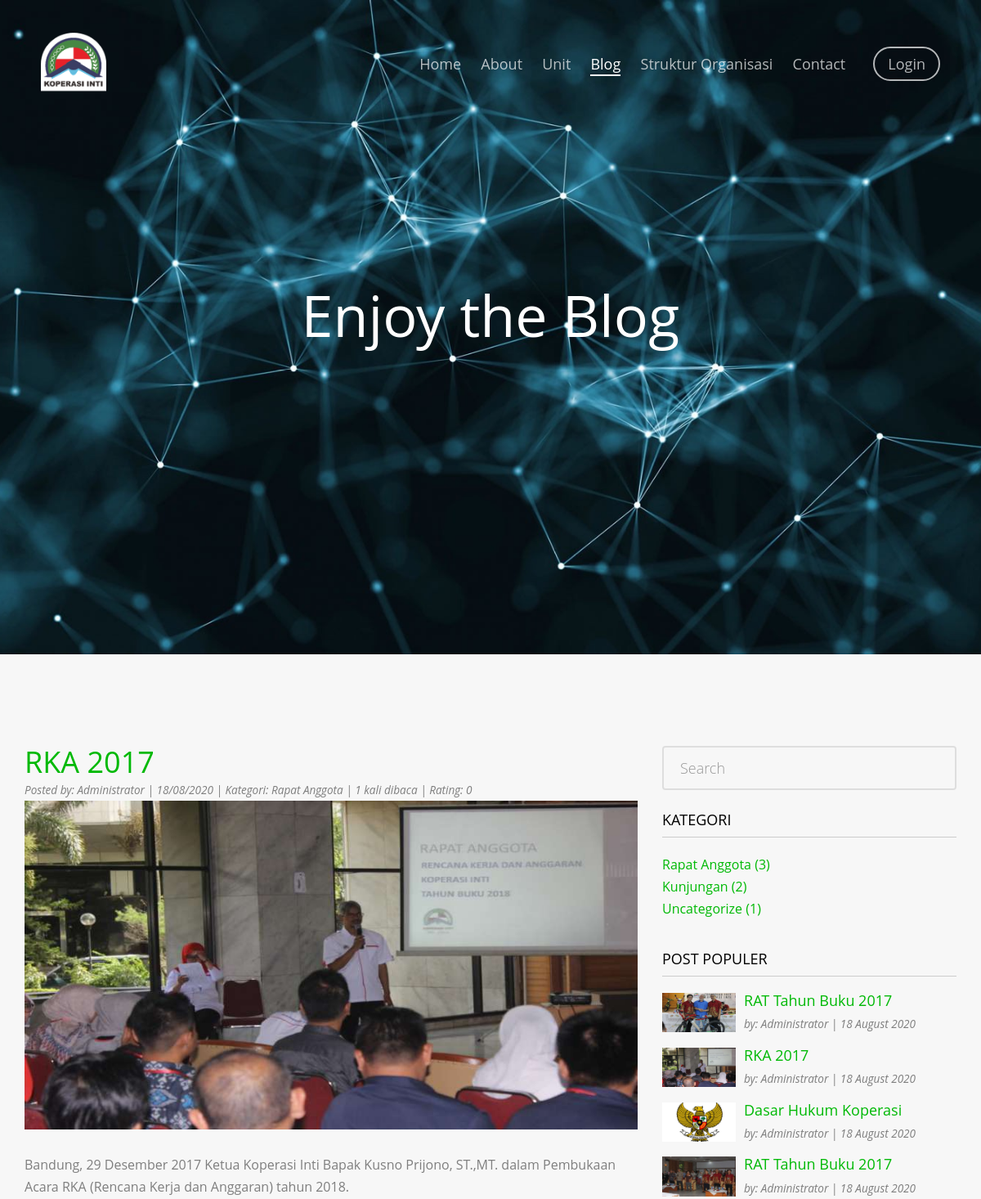
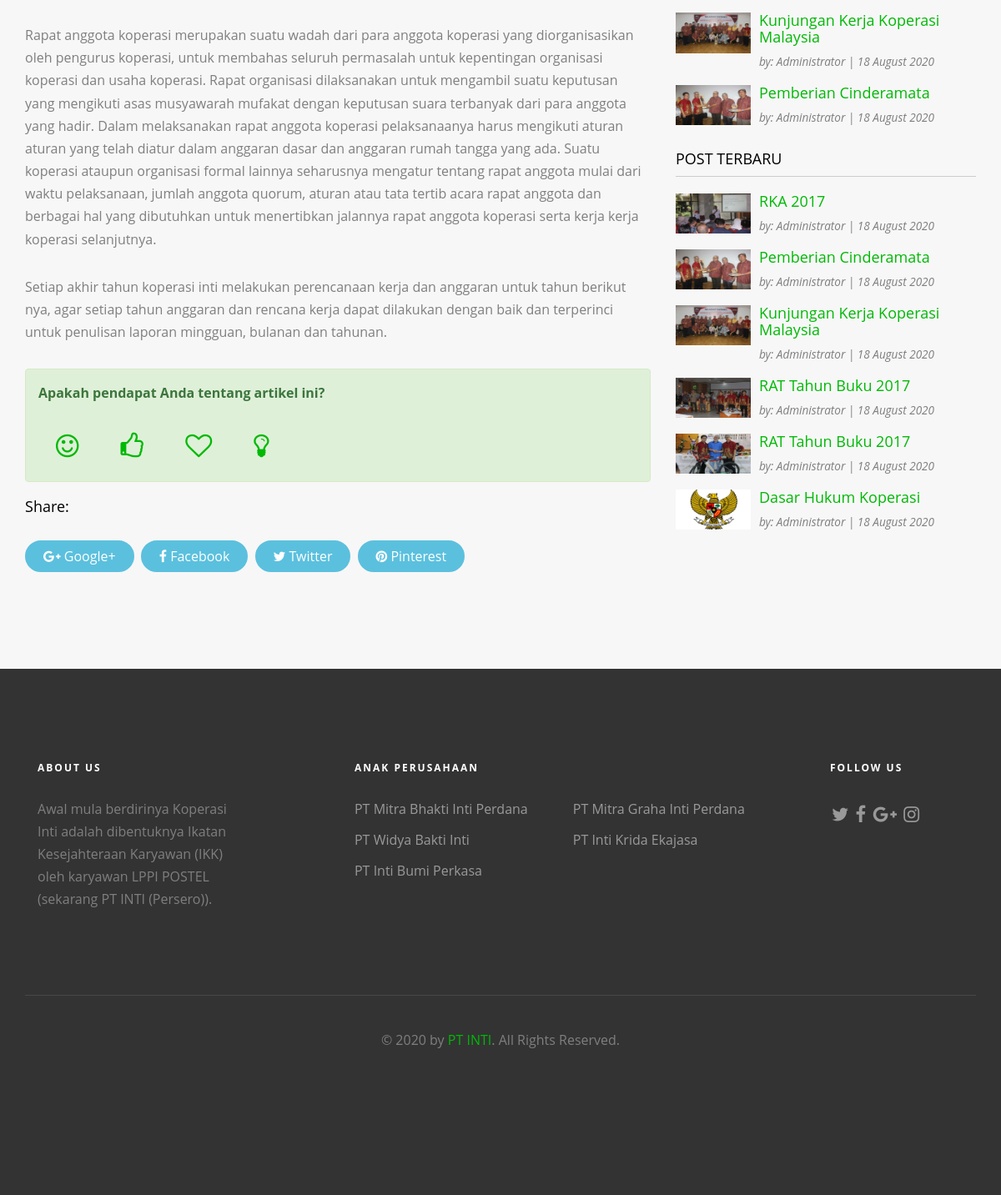
/artikel/rka-2017.html, run on the app's committed database (2 pictures, top to bottom).
### tables this page shows
CREATE TABLE `tbl_tulisan` (
  `tulisan_id` int(11) NOT NULL,
  `tulisan_judul` varchar(200) DEFAULT NULL,
  `tulisan_isi` text,
  `tulisan_tanggal` timestamp NULL DEFAULT CURRENT_TIMESTAMP,
  `tulisan_kategori_id` int(11) DEFAULT NULL,
  `tulisan_kategori_nama` varchar(30) DEFAULT NULL,
  `tulisan_views` int(11) DEFAULT '0',
  `tulisan_gambar` varchar(40) DEFAULT NULL,
  `tulisan_pengguna_id` int(11) DEFAULT NULL,
  `tulisan_author` varchar(40) DEFAULT NULL,
  `tulisan_img_slider` int(2) NOT NULL DEFAULT '0',
  `tulisan_slug` varchar(250) DEFAULT NULL,
  `tulisan_rating` int(11) DEFAULT '0'
);

CREATE TABLE `tbl_kategori` (
  `kategori_id` int(11) NOT NULL,
  `kategori_nama` varchar(30) DEFAULT NULL,
  `kategori_tanggal` timestamp NULL DEFAULT CURRENT_TIMESTAMP
);

### application/controllers/Blog.php (called while the page is built, shortened)
<?php
class Blog extends CI_Controller{
	function __construct(){
		$this->load->model('m_tulisan');
		$this->load->model('m_pengunjung');
	}
	function detail($slug){
		$data=$this->m_tulisan->get_berita_by_slug($slug);
		$q=$data->row_array();
		$kode=$q['tulisan_id'];
		$this->m_tulisan->count_views($kode);
		$x['rate']=$this->m_tulisan->cek_ip_rate($kode);
		$x['data']=$this->m_tulisan->get_berita_by_slug($slug);
		$x['populer']=$this->m_tulisan->get_tulisan_populer();
		$x['terbaru']=$this->m_tulisan->get_tulisan_terbaru();
		$x['kat']=$this->m_tulisan->get_kategori_for_blog();
		$this->load->view('v_blog_detail',$x);
	}
}

### index.php (called while the page is built, shortened)
<?php
require_once BASEPATH.'core/CodeIgniter.php';

### application/models/M_tulisan.php (called while the page is built, shortened)
<?php
class M_tulisan extends CI_Model{
	function get_berita_by_slug($slug){
		$hsl=$this->db->query("SELECT tbl_tulisan.*,DATE_FORMAT(tulisan_tanggal,'%d/%m/%Y') AS tanggal FROM tbl_tulisan where tulisan_slug='$slug'");
		return $hsl;
	}
	function count_views($kode){
        $user_ip=$_SERVER['REMOTE_ADDR'];
        $cek_ip=$this->db->query("SELECT * FROM tbl_post_views WHERE views_ip='$user_ip' AND views_tulisan_id='$kode' AND DATE(views_tanggal)=CURDATE()");
        if($cek_ip->num_rows() <= 0){
            $this->db->trans_start();
				$this->db->query("INSERT INTO tbl_post_views (views_ip,views_tulisan_id) VALUES('$user_ip','$kode')");
				$this->db->query("UPDATE tbl_tulisan SET tulisan_views=tulisan_views+1 where tulisan_id='$kode'");
			$this->db->trans_complete();
			if($this->db->trans_status()==TRUE){
				return TRUE;
			}else{
				return FALSE;
			}
        }
    }
    function get_tulisan_populer(){
		$hasil=$this->db->query("SELECT tbl_tulisan.*,DATE_FORMAT(tulisan_tanggal,'%d %M %Y') AS tanggal FROM tbl_tulisan ORDER BY tulisan_views DESC limit 10");
		return $hasil;
	}
	function get_tulisan_terbaru(){
		$hasil=$this->db->query("SELECT tbl_tulisan.*,DATE_FORMAT(tulisan_tanggal,'%d %M %Y') AS tanggal FROM tbl_tulisan ORDER BY tulisan_id DESC limit 10");
		return $hasil;
	}
	function get_kategori_for_blog(){
		$hasil=$this->db->query("SELECT COUNT(tulisan_kategori_id) AS jml,kategori_id,kategori_nama FROM tbl_tulisan JOIN tbl_kategori ON tulisan_kategori_id=kategori_id GROUP BY tulisan_kategori_id");
		return $hasil;
	}
}

### application/views/v_blog_detail.php (the view, shortened to what this page needs)
	<?php
        $b=$data->row_array();
        $url=base_url().'artikel/'.$b['tulisan_slug'];
	    $img=base_url().'assets/images/'.$b['tulisan_gambar'];
	    $title=$b['tulisan_judul'];
	    $author=$b['tulisan_author'];
	    $date=$b['tanggal'];
	    $kategori=$b['tulisan_kategori_nama'];
	    $isi=$b['tulisan_isi'];
	    $views=$b['tulisan_views'];
	    $rating=$b['tulisan_rating'];
    ?>
<!DOCTYPE html>
<html class="no-js">
	<head>
	<link rel="stylesheet" href="<?php echo base_url().'theme/css/animate.css'?>">
	<link rel="stylesheet" href="<?php echo base_url().'theme/css/icomoon.css'?>">
	<link rel="stylesheet" href="<?php echo base_url().'theme/css/bootstrap.css'?>">
	<link rel="stylesheet" href="<?php echo base_url().'theme/css/flexslider.css'?>">
	<link rel="stylesheet" href="<?php echo base_url().'theme/css/style.css'?>">
	<link rel="stylesheet" href="<?php echo base_url().'assets/font-awesome/css/font-awesome.min.css'?>">
	</head>
	<body>
	<div id="fh5co-page">
	<header id="fh5co-header" role="banner">
		<div class="container">
			<div class="header-inner">
				<img src="<?php echo base_url().'assets/images/koperasi.png'?>" width="80px">
				<nav role="navigation">
					<ul>
						<li><a href="<?php echo base_url().''?>">Home</a></li>
						<li><a href="<?php echo base_url().'about'?>">About</a></li>
						<li><a href="<?php echo base_url().'unit'?>">Unit</a></li>
						<li class="active"><a href="<?php echo base_url().'artikel'?>">Blog</a></li>
						<li><a href="<?php echo base_url().'struktur'?>">Struktur Organisasi</a></li>
						<li><a href="<?php echo base_url().'kontak'?>">Contact</a></li>
						<li class="cta"><a href="<?php echo base_url().'administrator'?>">Login</a></li>
					</ul>
				</nav>
			</div>
		</div>
	</header>
	<aside id="fh5co-hero" clsas="js-fullheight">
		<div class="flexslider js-fullheight">
			<ul class="slides">
		   	<li style="background-image: url(<?php echo base_url().'theme/images/foto2.jpg'?>);">
		   		<div class="container">
		   			<div class="col-md-10 col-md-offset-1 text-center js-fullheight slider-text">
		   				<div class="slider-text-inner">
		   					<h2>Enjoy the Blog</h2>
		   				</div>
		   			</div>
		   		</div>
		   	</li>
		  	</ul>
	  	</div>
	</aside>
	<div class="fh5co-pricing">
		<div class="container">
			<div class="row">
					<div class="col-md-8">
						<h1 style="margin-bottom:0px;"><a href="<?php echo $url;?>"><?php echo $title;?></a></h1>
						<small><em>Posted by: <?php echo $author;?> | <?php echo $date;?> | Kategori: <?php echo $kategori;?> | <?php echo $views;?> kali dibaca | Rating: <?php echo $rating;?></em></small>
							<figure>
								<img src="<?php echo $img;?>" alt="" class="img-responsive">
							</figure>
							<?php echo $isi;?>
								<?php if($rate->num_rows()>0):?>
								<?php else:?>
								<div class="alert alert-success">
									<strong>Apakah pendapat Anda tentang artikel ini?</strong><br/><br/>
									<a class="btn btn-sm" href="<?php echo base_url().'blog/good/'.$b['tulisan_slug'];?>" title="Good"><i class="fa fa-smile-o fa-2x"></i></a>
									<a class="btn btn-sm" href="<?php echo base_url().'blog/like/'.$b['tulisan_slug'];?>" title="Like"><i class="fa fa-thumbs-o-up fa-2x"></i></a>
									<a class="btn btn-sm" href="<?php echo base_url().'blog/love/'.$b['tulisan_slug'];?>" title="Love"><i class="fa fa-heart-o fa-2x"></i></a>
									<a class="btn btn-sm" href="<?php echo base_url().'blog/genius/'.$b['tulisan_slug'];?>" title="Genius"><i class="fa fa-lightbulb-o fa-2x"></i></a>
								</div>
								<?php endif;?>
						<h4>Share:</h4>
						<div>
							<a class="popup2 btn btn-info btn-sm" href="https://plus.google.com/share?url=<?php echo $url; ?>" title="Bagikan ke Google+"><i class="fa fa-google-plus"></i> Google+</a>
							<a class="popup2 btn btn-info btn-sm" target="_parent" href="https://www.facebook.com/dialog/share?app_id=966242223397117&display=popup&href=<?php echo $url;?>" title="Bagikan ke Facebook"><i class="fa fa-facebook"></i> Facebook</a>
							<a class="popup2 btn btn-info btn-sm" href="http://twitter.com/share?source=sharethiscom&text=<?php echo $b['tulisan_judul'];?>&url=<?php echo $url; ?>&via=badoey" title="Bagikan ke Twitter"><i class="fa fa-twitter"></i> Twitter</a>
							<a class="popup2 btn btn-info btn-sm" href="javascript:void((function()%7Bvar%20e=document.createElement(&apos;script&apos;);e.setAttribute(&apos;type&apos;,&apos;text/javascript&apos;);e.setAttribute(&apos;charset&apos;,&apos;UTF-8&apos;);e.setAttribute(&apos;src&apos;,&apos;http://assets.pinterest.com/js/pinmarklet.js?r=&apos;+Math.random()*99999999);document.body.appendChild(e)%7D)());" title="Bagikan ke Pinterest"><i class="fa fa-pinterest"></i> Pinterest</a>
						</div>
					</div>
					<div class="col-md-4">
						<form class="search_form" action="<?php echo base_url().'blog/search'?>" method="post">
							<input type="text" name="xfilter" class="form-control" placeholder="Search" required>
						</form>
						<br/>
						<h4>KATEGORI</h4>
						<div style="border-bottom: 1px #ccc solid;margin-top:-20px;margin-bottom:20px;"></div>
						<ul class="list-unstyled">
						<?php foreach($kat->result() as $i):?>
							<li><a href="<?php echo base_url().'blog/kategori/'.$i->kategori_id;?>"><?php echo $i->kategori_nama.' ('.$i->jml.')';?></a></li>
						<?php endforeach;?>
						</ul>
						<br/>
						<h4>POST POPULER</h4>
						<div style="border-bottom: 1px #ccc solid;margin-top:-20px;margin-bottom:20px;"></div>
						<?php foreach ($populer->result() as $row) : ?>
						<div class="media">
							<div class="media-left">
								<a href="<?php echo base_url().'artikel/'.$row->tulisan_slug;?>">
									<img class="media-object" src="<?php echo base_url().'assets/images/'.$row->tulisan_gambar;?>" width="90">
								</a>
							</div>
							<div class="media-body">
								<h4 class="media-heading"><a href="<?php echo base_url().'artikel/'.$row->tulisan_slug;?>"><?php echo $row->tulisan_judul;?></a></h4>
								<span><small><i>by: <?php echo $row->tulisan_author;?> | <?php echo $row->tanggal;?></i></small></span>
							</div>
						</div>
						<?php endforeach;?>
						<br/>
						<h4>POST TERBARU</h4>
						<div style="border-bottom: 1px #ccc solid;margin-top:-20px;margin-bottom:20px;"></div>
						<?php foreach ($terbaru->result() as $row) : ?>
						<div class="media">
							<div class="media-left">
								<a href="<?php echo base_url().'artikel/'.$row->tulisan_slug;?>">
									<img class="media-object" src="<?php echo base_url().'assets/images/'.$row->tulisan_gambar;?>" width="90">
								</a>
							</div>
							<div class="media-body">
								<h4 class="media-heading"><a href="<?php echo base_url().'artikel/'.$row->tulisan_slug;?>"><?php echo $row->tulisan_judul;?></a></h4>
								<span><small><i>by: <?php echo $row->tulisan_author;?> | <?php echo $row->tanggal;?></i></small></span>
							</div>
						</div>
						<?php endforeach;?>
					</div>
			</div>
		</div>
	</div>
	</div>
	</body>
</html>

### data on the page
tbl_tulisan: tulisan_judul "RKA 2017", tulisan_author "Administrator", tulisan_kategori_nama "Rapat Anggota", tulisan_views "1", tulisan_rating "0", tulisan_gambar (picture), tulisan_isi "Bandung, 29 Desember 2017 Ketua Koperasi Inti Bapak Kusno Prijono, ST.,MT. dalam Pembukaan Acara RKA (Rencana Kerja dan Anggaran) tahun 2018. Rapat anggota koperasi merupakan suatu wadah dari para anggota koperasi yang diorganisasikan oleh pengurus koperasi, untuk membahas seluruh permasalah untuk kepentingan organisasi koperasi dan usaha koperasi. Rapat organisasi dilaksanakan untuk mengambil suatu keputusan yang mengikuti asas musyawarah mufakat dengan keputusan suara terbanyak dari para anggota yang hadir. Dalam melaksanakan rapat anggota koperasi pelaksanaanya harus mengikuti aturan aturan yang telah diatur dalam anggaran dasar dan anggaran rumah tangga yang ada. Suatu koperasi ataupun…", tanggal "18 August 2020"
tbl_kategori: kategori_nama "Rapat Anggota", jml "3"
tbl_kategori: kategori_nama "Kunjungan", jml "2"
tbl_kategori: kategori_nama "Uncategorize", jml "1"
tbl_tulisan: tulisan_gambar (picture), tulisan_judul "RAT Tahun Buku 2017", tulisan_author "Administrator", tanggal "18 August 2020"
tbl_tulisan: tulisan_gambar (picture), tulisan_judul "Dasar Hukum Koperasi", tulisan_author "Administrator", tanggal "18 August 2020"
tbl_tulisan: tulisan_gambar (picture), tulisan_judul "RAT Tahun Buku 2017", tulisan_author "Administrator", tanggal "18 August 2020"
tbl_tulisan: tulisan_gambar (picture), tulisan_judul "Kunjungan Kerja Koperasi Malaysia", tulisan_author "Administrator", tanggal "18 August 2020"
tbl_tulisan: tulisan_gambar (picture), tulisan_judul "Pemberian Cinderamata", tulisan_author "Administrator", tanggal "18 August 2020"

### other printed values
$date "18/08/2020"
